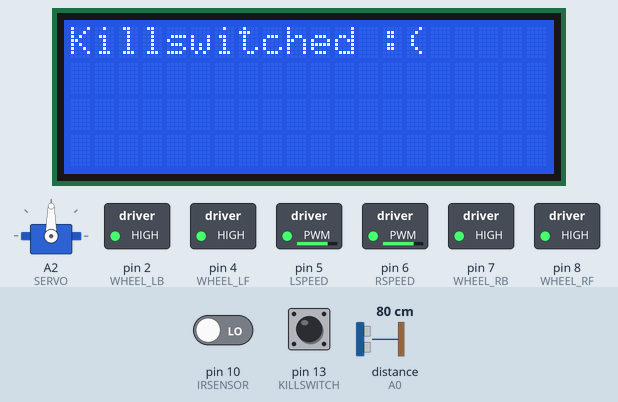
This sketch was run on a simulated Arduino Uno, built with avr-gcc and run on an emulated ATmega328P. Shown: servo, 20×4 character LCD, switched loads named in the sketch (green lamp = pin HIGH). The inputs (shaded band) are chosen by the test bench; at power-on: pin 13 (KILLSWITCH) LOW, pin 10 (IRSENSOR) LOW, distance to the obstacle (sensor on A0) 80 cm. The echo pulse lasts 58.3 µs per cm; random numbers use the default seed unless the sketch sets one.

Above: at 6.2 s.
6.3 s: pin 13 (KILLSWITCH) pulled HIGH for 0.15 s
At 6.8 s:
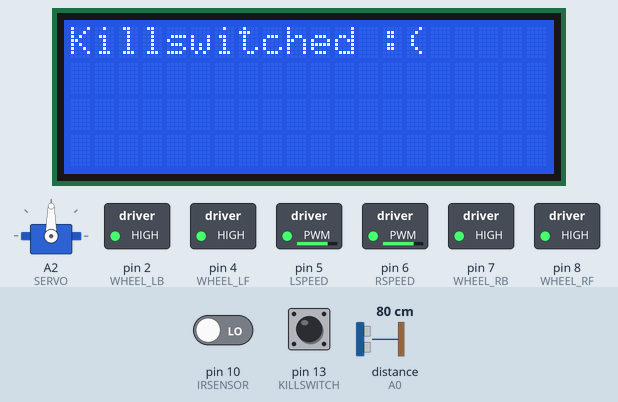
7.9 s: pin 13 (KILLSWITCH) pulled HIGH for 3.2 s
At 9.0 s:
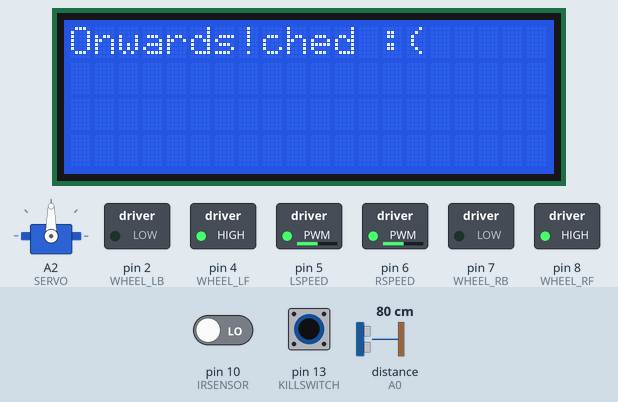
12.6 s: pin 10 (IRSENSOR) driven HIGH and pin 13 (KILLSWITCH) driven HIGH
At 13.5 s:
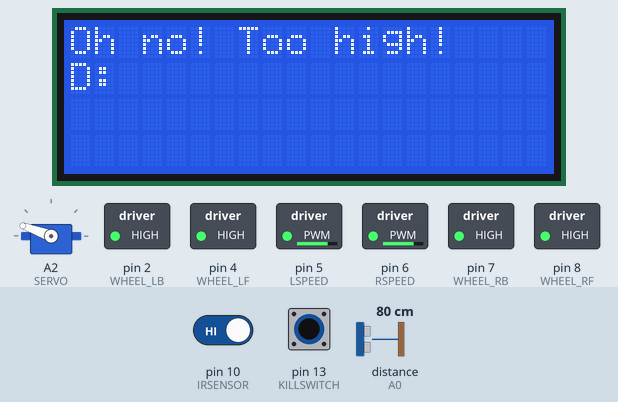
15.6 s: pin 10 (IRSENSOR) driven LOW
At 16.9 s:
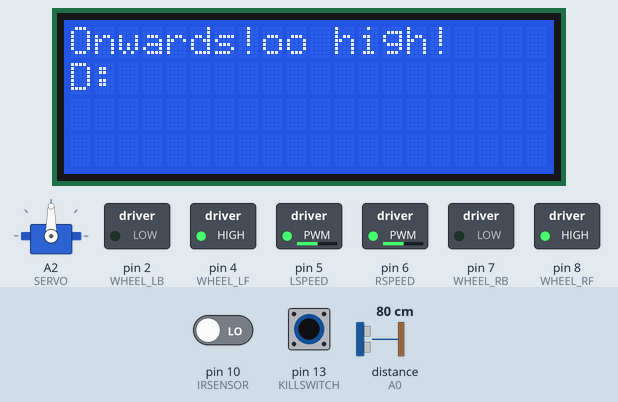
17.2 s: distance to the obstacle (sensor on A0) set to 21 cm
18.7 s: distance to the obstacle (sensor on A0) set to 17 cm
At 29.1 s:
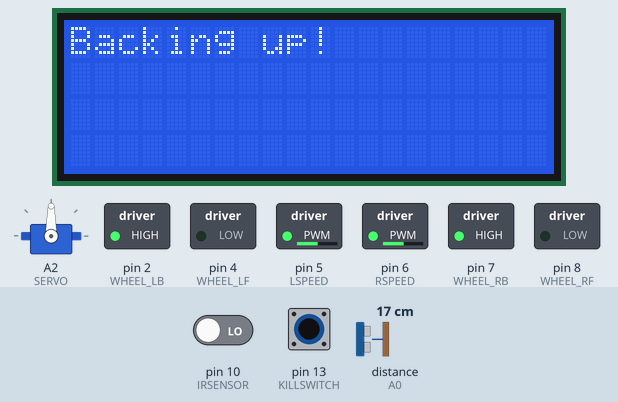
Timing chart, 0 to 37.9 s (numbered marks = the images above; inputs shaded):
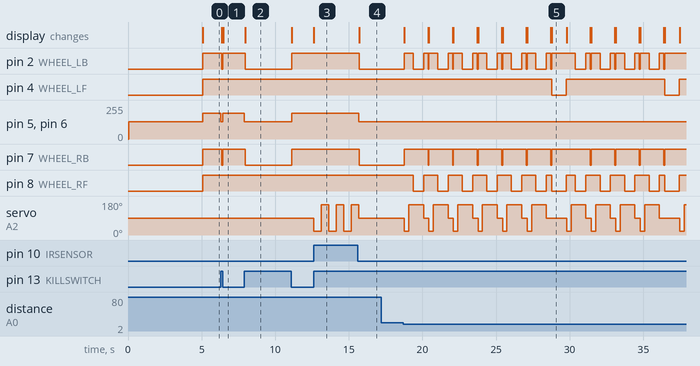

Measured:
- the behaviour switches between 20 and 19 cm on distance to the obstacle (sensor on A0) (found by bisection; images 4 and 5)
- after the input at 6.3 s, pin 2 (WHEEL_LB), pin 7 (WHEEL_RB): HIGH → LOW after 0.06 s, → HIGH 0.10 s later; pin 5 (LSPEED), pin 6 (RSPEED): 194/255 → 130/255 at once, → 194/255 0.15 s later; the display: first changes after 0.06 s (image 1 shows a later state)
- after the input at 7.9 s, pin 2 (WHEEL_LB), pin 7 (WHEEL_RB): HIGH → LOW after 0.05 s, → HIGH 3.2 s later; pin 5 (LSPEED), pin 6 (RSPEED): 194/255 → 130/255 at once, → 194/255 3.2 s later; the display: changes after 0.05 s (image 2)
- after the input at 12.6 s, servo on A2 (SERVO): alternates 160° for 0.52 s and 20° for 0.50 s, starting at once; the display: changes at once (image 3)
- after the input at 15.6 s, pin 2 (WHEEL_LB), pin 7 (WHEEL_RB): HIGH → LOW after 0.12 s; pin 5 (LSPEED), pin 6 (RSPEED): 194/255 → 130/255 after 0.07 s; the display: changes after 0.12 s (image 4)
- after the input at 17.2 s, every drawn part: stays the same
- after the input at 18.7 s, pin 4 (WHEEL_LF): alternates HIGH for 6.7 s and LOW for 1.0 s, starting after 10.1 s; pin 7 (WHEEL_RB): goes 6 × (HIGH 1.6 s, LOW 0.05 s), HIGH 2.6 s, 3 × (LOW 0.05 s, HIGH 1.6 s), LOW 0.05 s, then HIGH, starting after 0.07 s

The sketch:

LafvinCar.ino
```cpp
#include <NewPing.h>
#include <LiquidCrystal_I2C.h>
#include <Servo.h>


// =========================== PIN DEFINITIONS =================================
// DEFINING LEFT SIDE WHEEL PINS
#define WHEEL_LB 2
#define WHEEL_LF 4
// DEFINING RIGHT SIDE WHEEL PINS
#define WHEEL_RB 7
#define WHEEL_RF 8
// DEFINING PWM PINS FOR SPEED CONTROL
#define LSPEED 5
#define RSPEED 6

// FOR TURNING OFF MOVEMENT WITHOUT TURNING OFF THE ARDUINO
#define KILLSWITCH 13

#define SERVO A2

#define IRSENSOR 10

// FOR ULTRASOUND DISTANCE SENSOR
#define TRIGGER_PIN A1
#define ECHO_PIN A0
#define MAX_DISTANCE 300

// ============================================================================


// =================== FUNCTION DECLARATIONS ==================================

// Changes car speed (Recommended range: 100-200)
void setSpeed(unsigned char speed);

// Functions for car movement
void forward();
void right();
void left();
void backward();
void stop();

// Functions for servo control
void lookLeft();
void lookForward();
void lookRight();

// Mood types
void happy();
void sad();

// Some utility functions
bool secondsLoop(int seconds);
void avoidObstacle();

// ============================================================================


// ====================== VARIABLE/OBJECT INITIALIZATIONS ====================

// CAR SPEED
// I don't know why it's a char, just keeping it the same as lafvin's
//(Recommended range: 130-200)
unsigned char speed = 130;


// Mood variables
int numberOfMoods = 2;
int mood;


// LCD OBJECT INITIALIZATION FOR LCD DISPLAY
LiquidCrystal_I2C lcd(0x27,20,4);
Servo servo;

// Ultrasound Distance Sensor object initialization
NewPing sonar(TRIGGER_PIN, ECHO_PIN, MAX_DISTANCE);
//===========================================================================


// ===================== MAIN ARDUINO CODE ====================================
void setup() {

  // SERVO OBJECT SETUP
  servo.attach(SERVO);

  // LCD OBJECT SETUP
  lcd.init();
  lcd.backlight();

  // SETTING MOTOR PIN MODES TO OUTPUT
  pinMode(WHEEL_LB, OUTPUT);
  pinMode(WHEEL_LF, OUTPUT);
  pinMode(WHEEL_RB, OUTPUT);
  pinMode(WHEEL_RF, OUTPUT);
  pinMode(LSPEED, OUTPUT);
  pinMode(RSPEED, OUTPUT);

  pinMode(KILLSWITCH, INPUT);
  pinMode(IRSENSOR, INPUT);

  setSpeed(speed);

  lcd.print("Starting...");
  delay(5000);

}

void loop() {
  if (digitalRead(KILLSWITCH)){

    if (!digitalRead(IRSENSOR)){

      lookForward();
      setSpeed(speed);

      if (secondsLoop(10)){
        mood = (random(1,numberOfMoods + 1));

        lcd.clear();
        lcd.setCursor(0, 0);
      }

      switch(mood){
        case 1:
          happy();
          break;

        case 2:
          happy();
          break;

        default:
          happy();
      }

    } else{
      lcd.setCursor(0,0);
      lcd.print("Oh no! Too high!");
      lcd.setCursor(0,1);
      lcd.print("D:");

      setSpeed("0");
      stop();
      lookLeft();
      delay(500);
      lookRight();
      delay(500);

    }
  } else{
    setSpeed("0");
    stop();
    lookForward();

    lcd.setCursor(0,0);
    lcd.print("Killswitched :(");
  }
}
// ===========================================================================


// ==================== MOOD FUNCTIONS =======================================

void happy(){
  int sonarInt;
  setSpeed(130);

  sonarInt = sonar.ping_cm();
  delay(35);

  if (sonarInt < 20){
    if (random (1,4) == 1){

      lcd.clear();
      lcd.print("Backing up!");

      backward();
      delay(1000);
      stop();
    }

    lcd.clear();
    lcd.print("Where do I go?");
    avoidObstacle();
    lcd.clear();
  }

  lcd.setCursor(0, 0);
  lcd.print("Onwards!");
  forward();
}

void sad(){
  stop();
  servo.write(90);
}

//============================================================================


//==================== FUNCTION CODES ========================================

// Changes car speed (Recommended range: 130-200)
void setSpeed(unsigned char speed){
  analogWrite(LSPEED, speed);
  analogWrite(RSPEED, speed);
}


// Functions for car movement
void forward(){ // Go Forward
  digitalWrite(WHEEL_RB, LOW);
  digitalWrite(WHEEL_RF, HIGH);
  digitalWrite(WHEEL_LB, LOW);
  digitalWrite(WHEEL_LF, HIGH);
}

void right(){ // Turn Right
  digitalWrite(WHEEL_RB, HIGH);
  digitalWrite(WHEEL_RF, LOW);
  digitalWrite(WHEEL_LB, LOW);
  digitalWrite(WHEEL_LF, HIGH);
}

void left(){ // Turn Left
  digitalWrite(WHEEL_RB, LOW);
  digitalWrite(WHEEL_RF, HIGH);
  digitalWrite(WHEEL_LB, HIGH);
  digitalWrite(WHEEL_LF, LOW);
}

void backward(){ // Go Backwards
  digitalWrite(WHEEL_RB, HIGH);
  digitalWrite(WHEEL_RF, LOW);
  digitalWrite(WHEEL_LB, HIGH);
  digitalWrite(WHEEL_LF, LOW);
}

void stop(){ // Stops movement
  digitalWrite(WHEEL_RB, HIGH);
  digitalWrite(WHEEL_RF, HIGH);
  digitalWrite(WHEEL_LB, HIGH);
  digitalWrite(WHEEL_LF, HIGH);
}


// Servo Control
void lookLeft(){
  servo.write(20);
}

void lookForward(){
  servo.write(90);
}

void lookRight(){
  servo.write(160);
}


// Utility functions

bool secondsLoop(int seconds){
  bool flag;

  if (millis()%(seconds*1000)==0){
    flag = true;
  }
  else {
    flag = false;
  }

  return flag;
}

void avoidObstacle(){
  long L,R;

  stop();
  servo.write(20);
  delay(300);
  R = sonar.ping_cm();


  servo.write(160);
  delay(300);
  L = sonar.ping_cm();


  if (L >= R){
    right();
    servo.write(160);
    delay(700);
    stop();
  } else{
    left();
    servo.write(20);
    delay(700);
    stop();
  }

  servo.write(90);
  delay(300);
}
//===========================================================================
```
